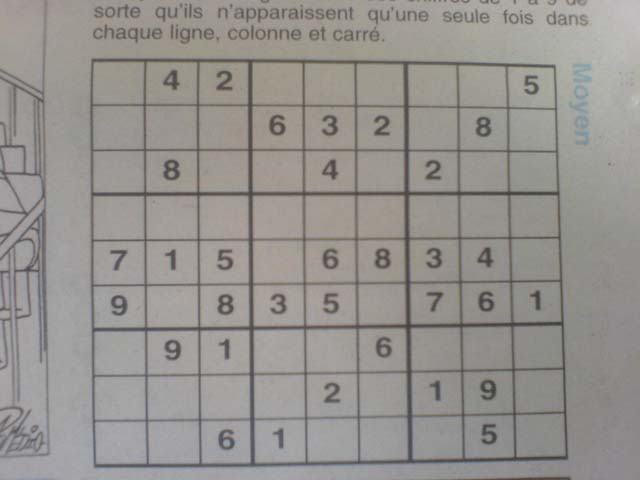
#> input picture images/image10.jpg, 640 x 480 px, given in place of processed_sudoku_dim.png, which was not available
$ python playground.py
#> lines starting #> are read from the running program, lines starting #| are printed output that depends on the picture; pictures that were not available may be replaced by others from this repository, and a replacement may not be noted
import cv2 as cv
import numpy as np

images_loc = "../images/"

img_w = 450
img_h = 450


def create_image_0():
    img = cv.imread(images_loc + 'processed_sudoku_dim.png')
#> img is the input picture: shape (480, 640, 3); mean B, G, R 142.6, 146.4, 149.7
    img = cv.resize(img, (img_w, img_h))
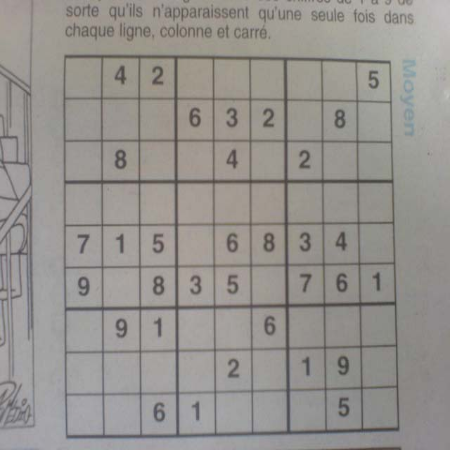
#> img: shape (450, 450, 3); mean B, G, R 142.5, 146.4, 149.6
    # img = cv.cvtColor(img, cv.COLOR_RGB2BGR)
    return img


def create_image_1():
    img = cv.imread(images_loc + 'sudoku_dark.jpg')
    img = cv.resize(img, (img_w, img_h))
    img = cv.cvtColor(img, cv.COLOR_BGR2GRAY)
    return img


def create_image_2():
    img = cv.imread(images_loc + 'sudoku.jpg')
    img = cv.resize(img, (img_w, img_h))
    img = cv.cvtColor(img, cv.COLOR_BGR2GRAY)
    return img

def adjust_brightness(image):
    #print("Raw_image:", image)
    matrix = np.asmatrix(image)
    #print("Matrix:", matrix)
    mean_brightness = matrix.mean()
    print("Average bright values:", mean_brightness)

def adjust_saturation_value(image):
    hsv_image = cv.cvtColor(image, cv.COLOR_BGR2HSV)
#> hsv_image: shape (450, 450, 3); mean H, S, V 37.1, 14.5, 150.2
    h, s, v = cv.split(hsv_image)
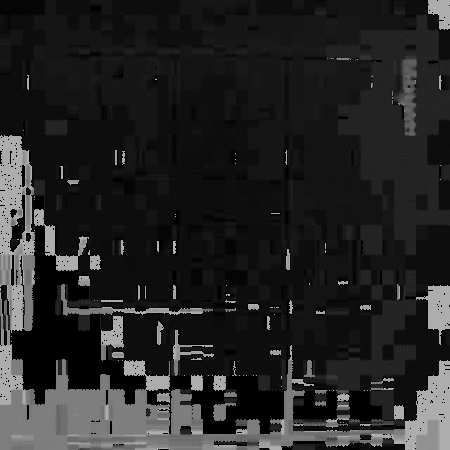
#> h: shape (450, 450); min 0, max 177, mean 37.1
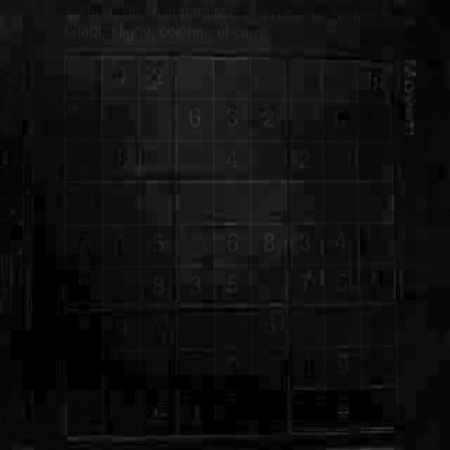
#> s: shape (450, 450); min 0, max 65, mean 14.5
    sat_factor = 1.5
    value_factor = 50
    s = np.clip(s + sat_factor, 0, 255).astype(np.uint8)
    v = np.clip(v + value_factor, 0, 255).astype(np.uint8)
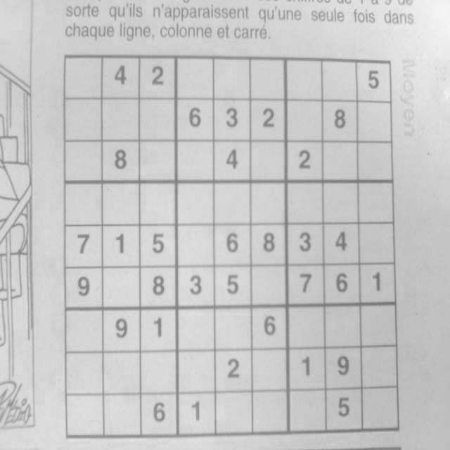
#> v: shape (450, 450); min 114, max 246, mean 200.2
    mod_hsv_image =  cv.merge([h, s, v])
#> mod_hsv_image: shape (450, 450, 3); mean H, S, V 37.1, 15.5, 200.2
    bgr_image_modified = cv.cvtColor(mod_hsv_image, cv.COLOR_HSV2BGR)
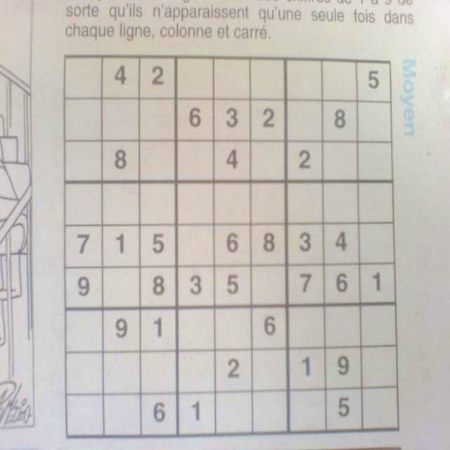
#> bgr_image_modified: shape (450, 450, 3); mean B, G, R 188.7, 194.2, 199.2
    return bgr_image_modified

if __name__ == "__main__":
    image_0 = create_image_0()
    mod_img = adjust_saturation_value(image_0) # dim - 7 aperture
    cv.imshow("original", image_0)
    cv.imshow("Adjust Saturation", mod_img)
    cv.waitKey(0)
    cv.destroyAllWindows()

$ run again, on images/image100.jpg
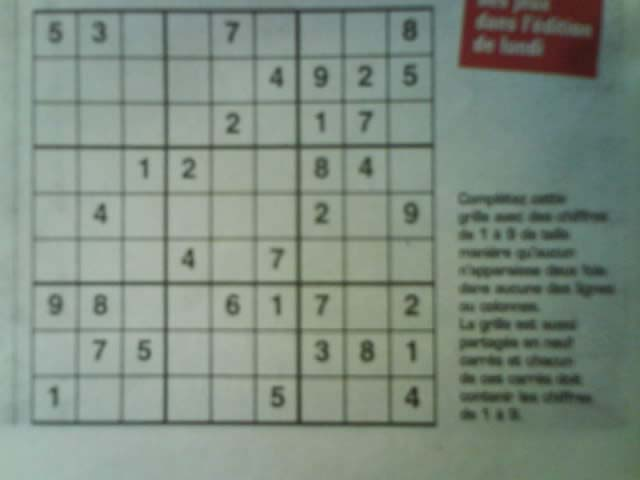
#> input picture images/image100.jpg, 640 x 480 px, given in place of processed_sudoku_dim.png, which was not available
#> in create_image_0, img is the input picture: shape (480, 640, 3); mean B, G, R 128.7, 140, 126.6
#> img: shape (450, 450, 3)
#> hsv_image: shape (450, 450, 3); mean H, S, V 64.1, 34.9, 140.9
#> in adjust_saturation_value, `v = np.clip(v + value_factor, 0, 255).astype(np.uint8)`:
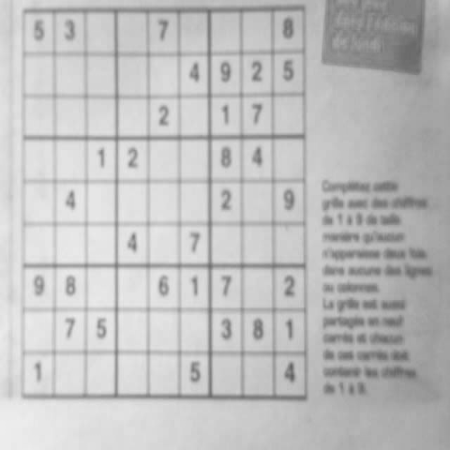
#> v: shape (450, 450); min 98, max 237, mean 190.9
#> mod_hsv_image: shape (450, 450, 3); mean H, S, V 64.1, 35.9, 190.9
#> in adjust_saturation_value, `bgr_image_modified = cv.cvtColor(mod_hsv_image, cv.COLOR_HSV2BGR)`:
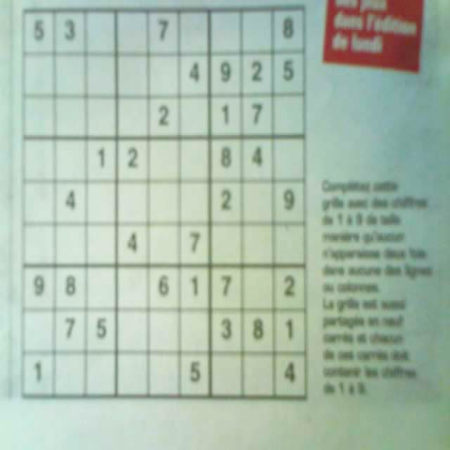
#> bgr_image_modified: shape (450, 450, 3); mean B, G, R 172.7, 189.3, 170.1
